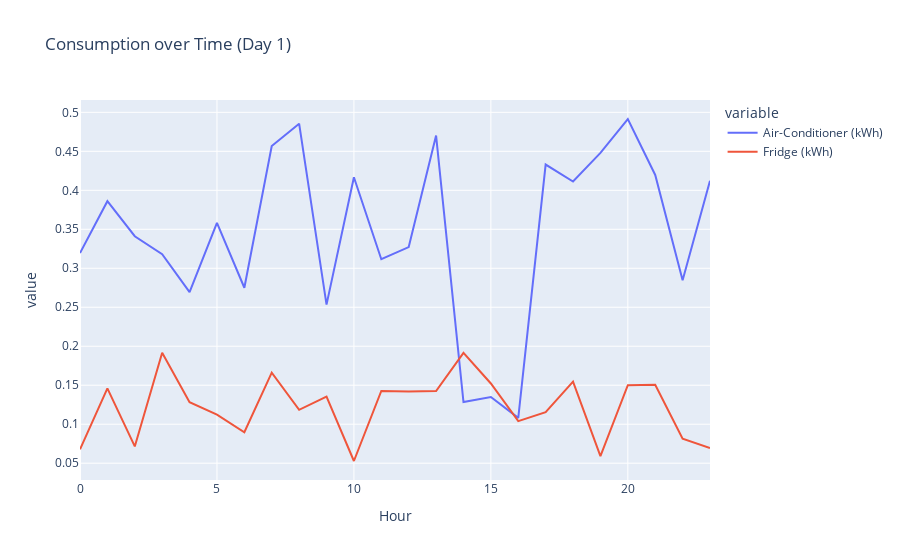

Notebook cell for this chart:
### Code cell
import pandas as pd
import plotly.express as px

df = pd.read_csv("dummy.csv")
df['Date'] = pd.to_datetime(df.Date, format='%Y-%m-%d %H:%M:%S')

# Melt the DataFrame to pivot the consumption data
df_melt = pd.melt(df.reset_index(), id_vars='Date', value_vars=['Air-Conditioner (kWh)', 'Fridge (kWh)'])

# Extract the hour from the Date column
df_melt['Hour'] = df_melt['Date'].dt.hour

#Rename column
df_melt.rename(columns={'value': 'Energy (kWh)', 'variable': 'Appliance'}, inplace=True)

# Plot the line chart
fig = px.line(df_melt, x='Hour', y='Energy (kWh)', color='Appliance', title='Consumption over Time (Day 1)')

# Show the plot
fig.show()

### Figure 1 — Plotly figure (JSON) as saved in the notebook; plotly's stock layout.template omitted (floating-point values rounded to 4 significant figures)
{"data": [{"hovertemplate": "variable=Air-Conditioner (kWh)<br>Hour=%{x}<br>value=%{y}<extra></extra>", "legendgroup": "Air-Conditioner (kWh)", "line": {"color": "#636efa", "dash": "solid"}, "marker": {"symbol": "circle"}, "mode": "lines", "name": "Air-Conditioner (kWh)", "orientation": "v", "showlegend": true, "type": "scatter", "x": [0, 1, 2, 3, 4, 5, 6, 7, 8, 9, 10, 11, 12, 13, 14, 15, 16, 17, 18, 19, 20, 21, 22, 23], "xaxis": "x", "y": [0.3195, 0.3861, 0.3411, 0.318, 0.2695, 0.3584, 0.275, 0.4567, 0.4855, 0.2534, 0.4167, 0.3116, 0.3272, 0.4702, 0.1284, 0.1349, 0.1081, 0.433, 0.4113, 0.448, 0.4914, 0.4197, 0.2846, 0.4122], "yaxis": "y"}, {"hovertemplate": "variable=Fridge (kWh)<br>Hour=%{x}<br>value=%{y}<extra></extra>", "legendgroup": "Fridge (kWh)", "line": {"color": "#EF553B", "dash": "solid"}, "marker": {"symbol": "circle"}, "mode": "lines", "name": "Fridge (kWh)", "orientation": "v", "showlegend": true, "type": "scatter", "x": [0, 1, 2, 3, 4, 5, 6, 7, 8, 9, 10, 11, 12, 13, 14, 15, 16, 17, 18, 19, 20, 21, 22, 23], "xaxis": "x", "y": [0.06774, 0.146, 0.0715, 0.1917, 0.1283, 0.1122, 0.08968, 0.1661, 0.1184, 0.1353, 0.05282, 0.1426, 0.1418, 0.1425, 0.1916, 0.1523, 0.1039, 0.1156, 0.1546, 0.05903, 0.15, 0.1506, 0.08156, 0.06934], "yaxis": "y"}], "layout": {"legend": {"title": {"text": "variable"}, "tracegroupgap": 0}, "title": {"text": "Consumption over Time (Day 1)"}, "xaxis": {"anchor": "y", "domain": [0, 1], "title": {"text": "Hour"}}, "yaxis": {"anchor": "x", "domain": [0, 1], "title": {"text": "value"}}}}
